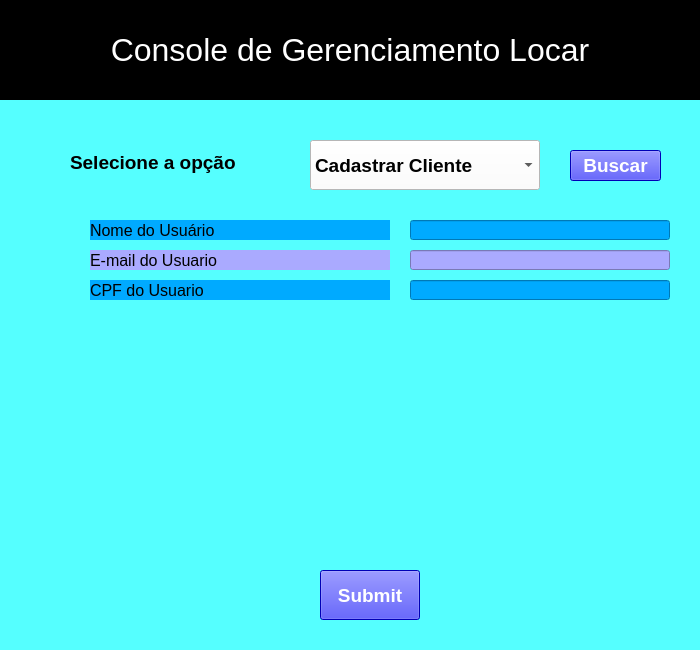
<?xml version="1.0" encoding="UTF-8"?>
<ui version="4.0">
 <class>Locar_Cadastro_Cliente</class>
 <widget class="QMainWindow" name="Locar_Cadastro_Cliente">
  <property name="geometry">
   <rect>
    <x>0</x>
    <y>0</y>
    <width>700</width>
    <height>650</height>
   </rect>
  </property>
  <property name="minimumSize">
   <size>
    <width>700</width>
    <height>650</height>
   </size>
  </property>
  <property name="maximumSize">
   <size>
    <width>700</width>
    <height>650</height>
   </size>
  </property>
  <property name="windowTitle">
   <string>Locar</string>
  </property>
  <property name="styleSheet">
   <string notr="true">background-color: rgb(255, 255, 255);
background-color: rgb(85, 255, 255);
</string>
  </property>
  <widget class="QWidget" name="centralwidget">
   <widget class="QLabel" name="subtitulo_console">
    <property name="geometry">
     <rect>
      <x>0</x>
      <y>0</y>
      <width>700</width>
      <height>100</height>
     </rect>
    </property>
    <property name="sizePolicy">
     <sizepolicy hsizetype="Preferred" vsizetype="Preferred">
      <horstretch>0</horstretch>
      <verstretch>0</verstretch>
     </sizepolicy>
    </property>
    <property name="minimumSize">
     <size>
      <width>700</width>
      <height>100</height>
     </size>
    </property>
    <property name="maximumSize">
     <size>
      <width>700</width>
      <height>100</height>
     </size>
    </property>
    <property name="font">
     <font>
      <pointsize>24</pointsize>
     </font>
    </property>
    <property name="styleSheet">
     <string notr="true">background-color: rgb(0, 0, 0);
color: rgb(255, 255, 255);</string>
    </property>
    <property name="lineWidth">
     <number>8</number>
    </property>
    <property name="midLineWidth">
     <number>5</number>
    </property>
    <property name="text">
     <string>Console de Gerenciamento Locar</string>
    </property>
    <property name="textFormat">
     <enum>Qt::PlainText</enum>
    </property>
    <property name="scaledContents">
     <bool>false</bool>
    </property>
    <property name="alignment">
     <set>Qt::AlignCenter</set>
    </property>
   </widget>
   <widget class="QComboBox" name="opcoes_combo_box">
    <property name="geometry">
     <rect>
      <x>310</x>
      <y>140</y>
      <width>230</width>
      <height>50</height>
     </rect>
    </property>
    <property name="minimumSize">
     <size>
      <width>230</width>
      <height>50</height>
     </size>
    </property>
    <property name="maximumSize">
     <size>
      <width>230</width>
      <height>50</height>
     </size>
    </property>
    <property name="font">
     <font>
      <pointsize>14</pointsize>
      <weight>75</weight>
      <bold>true</bold>
     </font>
    </property>
    <property name="layoutDirection">
     <enum>Qt::LeftToRight</enum>
    </property>
    <property name="autoFillBackground">
     <bool>false</bool>
    </property>
    <property name="styleSheet">
     <string notr="true">background-color: rgb(255, 255, 255);</string>
    </property>
    <item>
     <property name="text">
      <string>Cadastrar Cliente</string>
     </property>
    </item>
    <item>
     <property name="text">
      <string>Cadastrar Veiculo</string>
     </property>
    </item>
    <item>
     <property name="text">
      <string>Consultar Veiculo</string>
     </property>
    </item>
    <item>
     <property name="text">
      <string>Consultar Cliente</string>
     </property>
    </item>
   </widget>
   <widget class="QPushButton" name="pushButton">
    <property name="geometry">
     <rect>
      <x>570</x>
      <y>150</y>
      <width>91</width>
      <height>31</height>
     </rect>
    </property>
    <property name="font">
     <font>
      <pointsize>14</pointsize>
      <weight>75</weight>
      <bold>true</bold>
     </font>
    </property>
    <property name="styleSheet">
     <string notr="true">background-color: rgb(0, 0, 255);
color: rgb(255, 255, 255);</string>
    </property>
    <property name="text">
     <string>Buscar</string>
    </property>
   </widget>
   <widget class="QLabel" name="texto_selecione_opcao">
    <property name="geometry">
     <rect>
      <x>70</x>
      <y>140</y>
      <width>180</width>
      <height>45</height>
     </rect>
    </property>
    <property name="minimumSize">
     <size>
      <width>180</width>
      <height>45</height>
     </size>
    </property>
    <property name="maximumSize">
     <size>
      <width>160</width>
      <height>45</height>
     </size>
    </property>
    <property name="font">
     <font>
      <pointsize>14</pointsize>
      <weight>75</weight>
      <bold>true</bold>
     </font>
    </property>
    <property name="styleSheet">
     <string notr="true"/>
    </property>
    <property name="text">
     <string>Selecione a opção</string>
    </property>
   </widget>
   <widget class="QLabel" name="label3">
    <property name="geometry">
     <rect>
      <x>90</x>
      <y>280</y>
      <width>300</width>
      <height>20</height>
     </rect>
    </property>
    <property name="minimumSize">
     <size>
      <width>300</width>
      <height>20</height>
     </size>
    </property>
    <property name="maximumSize">
     <size>
      <width>300</width>
      <height>20</height>
     </size>
    </property>
    <property name="font">
     <font>
      <pointsize>12</pointsize>
      <weight>50</weight>
      <bold>false</bold>
     </font>
    </property>
    <property name="styleSheet">
     <string notr="true">background-color: rgb(0, 170, 255);</string>
    </property>
    <property name="text">
     <string>CPF do Usuario</string>
    </property>
    <property name="alignment">
     <set>Qt::AlignLeading|Qt::AlignLeft|Qt::AlignVCenter</set>
    </property>
   </widget>
   <widget class="QLabel" name="label2">
    <property name="geometry">
     <rect>
      <x>90</x>
      <y>250</y>
      <width>300</width>
      <height>20</height>
     </rect>
    </property>
    <property name="minimumSize">
     <size>
      <width>300</width>
      <height>20</height>
     </size>
    </property>
    <property name="maximumSize">
     <size>
      <width>300</width>
      <height>20</height>
     </size>
    </property>
    <property name="font">
     <font>
      <pointsize>12</pointsize>
      <weight>50</weight>
      <bold>false</bold>
     </font>
    </property>
    <property name="styleSheet">
     <string notr="true">background-color: rgb(170, 170, 255);</string>
    </property>
    <property name="text">
     <string>E-mail do Usuario</string>
    </property>
    <property name="alignment">
     <set>Qt::AlignLeading|Qt::AlignLeft|Qt::AlignVCenter</set>
    </property>
   </widget>
   <widget class="QLabel" name="label1">
    <property name="geometry">
     <rect>
      <x>90</x>
      <y>220</y>
      <width>300</width>
      <height>20</height>
     </rect>
    </property>
    <property name="minimumSize">
     <size>
      <width>300</width>
      <height>20</height>
     </size>
    </property>
    <property name="maximumSize">
     <size>
      <width>300</width>
      <height>20</height>
     </size>
    </property>
    <property name="font">
     <font>
      <pointsize>12</pointsize>
      <weight>50</weight>
      <bold>false</bold>
     </font>
    </property>
    <property name="styleSheet">
     <string notr="true">background-color: rgb(0, 170, 255);</string>
    </property>
    <property name="text">
     <string>Nome do Usuário</string>
    </property>
    <property name="alignment">
     <set>Qt::AlignLeading|Qt::AlignLeft|Qt::AlignVCenter</set>
    </property>
   </widget>
   <widget class="QLineEdit" name="lineEdit">
    <property name="geometry">
     <rect>
      <x>410</x>
      <y>220</y>
      <width>260</width>
      <height>20</height>
     </rect>
    </property>
    <property name="minimumSize">
     <size>
      <width>260</width>
      <height>20</height>
     </size>
    </property>
    <property name="maximumSize">
     <size>
      <width>260</width>
      <height>20</height>
     </size>
    </property>
    <property name="styleSheet">
     <string notr="true">background-color: rgb(0, 170, 255);</string>
    </property>
    <property name="text">
     <string/>
    </property>
   </widget>
   <widget class="QLineEdit" name="lineEdit_2">
    <property name="geometry">
     <rect>
      <x>410</x>
      <y>250</y>
      <width>260</width>
      <height>20</height>
     </rect>
    </property>
    <property name="minimumSize">
     <size>
      <width>260</width>
      <height>20</height>
     </size>
    </property>
    <property name="maximumSize">
     <size>
      <width>260</width>
      <height>20</height>
     </size>
    </property>
    <property name="styleSheet">
     <string notr="true">background-color: rgb(170, 170, 255);</string>
    </property>
    <property name="text">
     <string/>
    </property>
   </widget>
   <widget class="QLineEdit" name="lineEdit_3">
    <property name="geometry">
     <rect>
      <x>410</x>
      <y>280</y>
      <width>260</width>
      <height>20</height>
     </rect>
    </property>
    <property name="minimumSize">
     <size>
      <width>260</width>
      <height>20</height>
     </size>
    </property>
    <property name="maximumSize">
     <size>
      <width>260</width>
      <height>20</height>
     </size>
    </property>
    <property name="styleSheet">
     <string notr="true">background-color: rgb(0, 170, 255);</string>
    </property>
    <property name="text">
     <string/>
    </property>
   </widget>
   <widget class="QPushButton" name="pushButton_2">
    <property name="geometry">
     <rect>
      <x>320</x>
      <y>570</y>
      <width>100</width>
      <height>50</height>
     </rect>
    </property>
    <property name="minimumSize">
     <size>
      <width>100</width>
      <height>50</height>
     </size>
    </property>
    <property name="maximumSize">
     <size>
      <width>100</width>
      <height>50</height>
     </size>
    </property>
    <property name="font">
     <font>
      <pointsize>14</pointsize>
      <weight>75</weight>
      <bold>true</bold>
     </font>
    </property>
    <property name="styleSheet">
     <string notr="true">background-color: rgb(0, 0, 255);
color: rgb(255, 255, 255);</string>
    </property>
    <property name="text">
     <string>Submit</string>
    </property>
   </widget>
  </widget>
  <widget class="QStatusBar" name="statusbar"/>
 </widget>
 <resources/>
 <connections/>
</ui>
